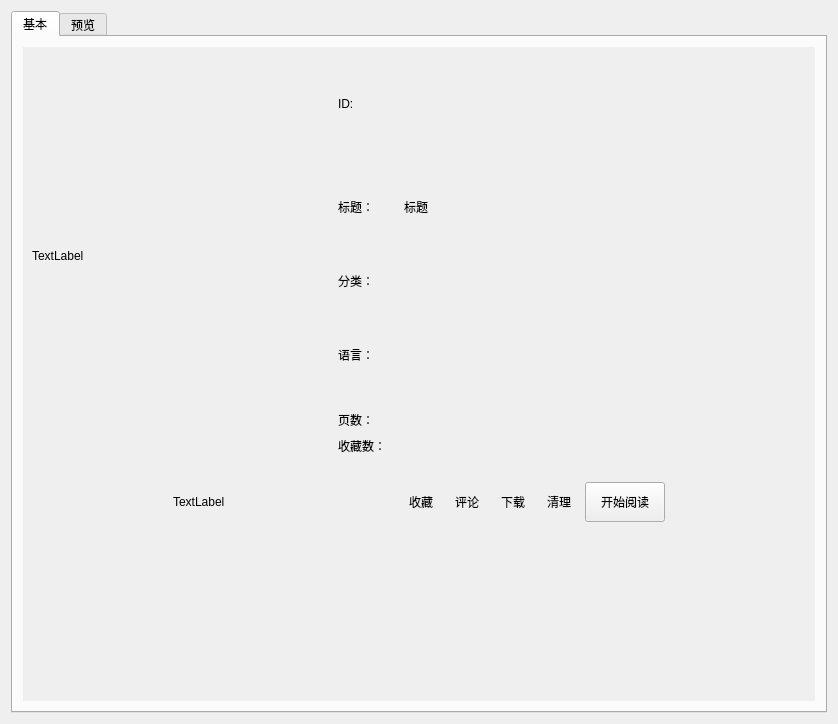
<?xml version="1.0" encoding="UTF-8"?>
<ui version="4.0">
 <class>BookInfo</class>
 <widget class="QWidget" name="BookInfo">
  <property name="geometry">
   <rect>
    <x>0</x>
    <y>0</y>
    <width>838</width>
    <height>724</height>
   </rect>
  </property>
  <property name="windowTitle">
   <string>漫画详情</string>
  </property>
  <property name="styleSheet">
   <string notr="true">QToolButton
{
background-color:transparent;
  border: 0px;
  height: 0px;
  margin: 0px;
  padding: 0px;
  border-right: 0px;
  border-left: 0px;
}
QToolButton:hover  {
background-color:transparent;
  border-right: 0px;
  border-left: 0px;
}

QToolButton:pressed  {
background-color:transparent;
  border-right: 0px;
  border-left: 0px;
}

QToolButton:checked  {
background-color:transparent;
  border-right: 0px;
  border-left: 0px;
}
QListWidget {background-color:transparent;}
QScrollArea {background-color:transparent;}</string>
  </property>
  <layout class="QGridLayout" name="gridLayout_2">
   <item row="0" column="0">
    <widget class="QTabWidget" name="tabWidget">
     <property name="currentIndex">
      <number>0</number>
     </property>
     <widget class="QWidget" name="tab">
      <attribute name="title">
       <string>基本</string>
      </attribute>
      <layout class="QVBoxLayout" name="verticalLayout_2">
       <item>
        <widget class="SmoothScrollArea" name="scrollArea">
         <property name="widgetResizable">
          <bool>true</bool>
         </property>
         <widget class="QWidget" name="scrollAreaWidgetContents">
          <property name="geometry">
           <rect>
            <x>0</x>
            <y>0</y>
            <width>794</width>
            <height>658</height>
           </rect>
          </property>
          <layout class="QVBoxLayout" name="verticalLayout_3">
           <item>
            <layout class="QVBoxLayout" name="verticalLayout">
             <item>
              <layout class="QHBoxLayout" name="horizontalLayout" stretch="0,0">
               <item>
                <widget class="QLabel" name="picture">
                 <property name="minimumSize">
                  <size>
                   <width>300</width>
                   <height>400</height>
                  </size>
                 </property>
                 <property name="text">
                  <string>TextLabel</string>
                 </property>
                </widget>
               </item>
               <item>
                <layout class="QVBoxLayout" name="verticalLayout_6">
                 <item>
                  <layout class="QHBoxLayout" name="horizontalLayout_4">
                   <item>
                    <widget class="QLabel" name="label_4">
                     <property name="minimumSize">
                      <size>
                       <width>60</width>
                       <height>0</height>
                      </size>
                     </property>
                     <property name="maximumSize">
                      <size>
                       <width>60</width>
                       <height>40</height>
                      </size>
                     </property>
                     <property name="text">
                      <string>ID:</string>
                     </property>
                    </widget>
                   </item>
                   <item>
                    <widget class="QLabel" name="idLabel">
                     <property name="text">
                      <string/>
                     </property>
                     <property name="textInteractionFlags">
                      <set>Qt::TextBrowserInteraction</set>
                     </property>
                    </widget>
                   </item>
                  </layout>
                 </item>
                 <item>
                  <layout class="QHBoxLayout" name="horizontalLayout_3">
                   <item>
                    <widget class="QLabel" name="label">
                     <property name="minimumSize">
                      <size>
                       <width>60</width>
                       <height>0</height>
                      </size>
                     </property>
                     <property name="maximumSize">
                      <size>
                       <width>60</width>
                       <height>40</height>
                      </size>
                     </property>
                     <property name="text">
                      <string>标题：</string>
                     </property>
                    </widget>
                   </item>
                   <item>
                    <widget class="QLabel" name="title">
                     <property name="text">
                      <string>标题</string>
                     </property>
                     <property name="textInteractionFlags">
                      <set>Qt::TextBrowserInteraction</set>
                     </property>
                    </widget>
                   </item>
                  </layout>
                 </item>
                 <item>
                  <layout class="QHBoxLayout" name="horizontalLayout_7">
                   <item>
                    <widget class="QLabel" name="label_3">
                     <property name="minimumSize">
                      <size>
                       <width>60</width>
                       <height>0</height>
                      </size>
                     </property>
                     <property name="maximumSize">
                      <size>
                       <width>60</width>
                       <height>40</height>
                      </size>
                     </property>
                     <property name="text">
                      <string>分类：</string>
                     </property>
                    </widget>
                   </item>
                   <item>
                    <widget class="TagListWidget" name="categoryList">
                     <property name="sizePolicy">
                      <sizepolicy hsizetype="Expanding" vsizetype="Minimum">
                       <horstretch>0</horstretch>
                       <verstretch>0</verstretch>
                      </sizepolicy>
                     </property>
                     <property name="maximumSize">
                      <size>
                       <width>16777215</width>
                       <height>40</height>
                      </size>
                     </property>
                     <property name="styleSheet">
                      <string notr="true">QListWidget {background-color:transparent;}
QListWidget::item {
    background-color:rgb(251, 239, 243);
    color: rgb(196, 95, 125);
	border:2px solid red;
    border-radius: 10px;
	border-color:rgb(196, 95, 125);
}
/* 鼠标在按钮上时，按钮颜色 */
 QListWidget::item:hover 
{
    background-color:rgb(21, 85, 154);
    border-radius: 10px;
    color: rgb(0, 0, 0);
}
</string>
                     </property>
                     <property name="frameShape">
                      <enum>QFrame::NoFrame</enum>
                     </property>
                    </widget>
                   </item>
                  </layout>
                 </item>
                 <item>
                  <layout class="QHBoxLayout" name="horizontalLayout_5">
                   <item>
                    <widget class="QLabel" name="label_2">
                     <property name="minimumSize">
                      <size>
                       <width>60</width>
                       <height>0</height>
                      </size>
                     </property>
                     <property name="maximumSize">
                      <size>
                       <width>60</width>
                       <height>40</height>
                      </size>
                     </property>
                     <property name="text">
                      <string>语言：</string>
                     </property>
                    </widget>
                   </item>
                   <item>
                    <widget class="QLabel" name="lanLabel">
                     <property name="text">
                      <string/>
                     </property>
                     <property name="textInteractionFlags">
                      <set>Qt::TextBrowserInteraction</set>
                     </property>
                    </widget>
                   </item>
                  </layout>
                 </item>
                 <item>
                  <layout class="QHBoxLayout" name="horizontalLayout_8">
                   <item>
                    <widget class="QLabel" name="label_6">
                     <property name="minimumSize">
                      <size>
                       <width>60</width>
                       <height>0</height>
                      </size>
                     </property>
                     <property name="maximumSize">
                      <size>
                       <width>60</width>
                       <height>40</height>
                      </size>
                     </property>
                     <property name="text">
                      <string>页数：</string>
                     </property>
                    </widget>
                   </item>
                   <item>
                    <widget class="QLabel" name="pageLabel">
                     <property name="maximumSize">
                      <size>
                       <width>16777215</width>
                       <height>20</height>
                      </size>
                     </property>
                     <property name="text">
                      <string/>
                     </property>
                     <property name="textInteractionFlags">
                      <set>Qt::TextBrowserInteraction</set>
                     </property>
                    </widget>
                   </item>
                  </layout>
                 </item>
                 <item>
                  <layout class="QHBoxLayout" name="horizontalLayout_11">
                   <item>
                    <widget class="QLabel" name="label_13">
                     <property name="minimumSize">
                      <size>
                       <width>60</width>
                       <height>0</height>
                      </size>
                     </property>
                     <property name="maximumSize">
                      <size>
                       <width>60</width>
                       <height>40</height>
                      </size>
                     </property>
                     <property name="text">
                      <string>收藏数：</string>
                     </property>
                    </widget>
                   </item>
                   <item>
                    <widget class="QLabel" name="favoriteLabel">
                     <property name="maximumSize">
                      <size>
                       <width>16777215</width>
                       <height>20</height>
                      </size>
                     </property>
                     <property name="text">
                      <string/>
                     </property>
                     <property name="textInteractionFlags">
                      <set>Qt::TextBrowserInteraction</set>
                     </property>
                    </widget>
                   </item>
                  </layout>
                 </item>
                </layout>
               </item>
              </layout>
             </item>
             <item>
              <spacer name="horizontalSpacer_3">
               <property name="orientation">
                <enum>Qt::Horizontal</enum>
               </property>
               <property name="sizeHint" stdset="0">
                <size>
                 <width>40</width>
                 <height>20</height>
                </size>
               </property>
              </spacer>
             </item>
             <item>
              <layout class="QHBoxLayout" name="horizontalLayout_2">
               <item>
                <spacer name="horizontalSpacer_2">
                 <property name="orientation">
                  <enum>Qt::Horizontal</enum>
                 </property>
                 <property name="sizeHint" stdset="0">
                  <size>
                   <width>40</width>
                   <height>20</height>
                  </size>
                 </property>
                </spacer>
               </item>
               <item>
                <widget class="QLabel" name="updateTick">
                 <property name="enabled">
                  <bool>true</bool>
                 </property>
                 <property name="minimumSize">
                  <size>
                   <width>80</width>
                   <height>0</height>
                  </size>
                 </property>
                 <property name="maximumSize">
                  <size>
                   <width>160</width>
                   <height>20</height>
                  </size>
                 </property>
                 <property name="text">
                  <string>TextLabel</string>
                 </property>
                </widget>
               </item>
               <item>
                <spacer name="horizontalSpacer_4">
                 <property name="orientation">
                  <enum>Qt::Horizontal</enum>
                 </property>
                 <property name="sizeHint" stdset="0">
                  <size>
                   <width>40</width>
                   <height>20</height>
                  </size>
                 </property>
                </spacer>
               </item>
               <item>
                <widget class="IconToolButton" name="favoriteButton">
                 <property name="minimumSize">
                  <size>
                   <width>40</width>
                   <height>40</height>
                  </size>
                 </property>
                 <property name="cursor">
                  <cursorShape>PointingHandCursor</cursorShape>
                 </property>
                 <property name="styleSheet">
                  <string notr="true">background-color:transparent;</string>
                 </property>
                 <property name="text">
                  <string>收藏</string>
                 </property>
                 <property name="icon">
                  <iconset resource="../res/images.qrc">
                   <normaloff>:/png/icon/icon_like_off.png</normaloff>
                   <selectedon>:/png/icon/icon_bookmark_on.png</selectedon>:/png/icon/icon_like_off.png</iconset>
                 </property>
                 <property name="iconSize">
                  <size>
                   <width>50</width>
                   <height>50</height>
                  </size>
                 </property>
                 <property name="checkable">
                  <bool>false</bool>
                 </property>
                 <property name="toolButtonStyle">
                  <enum>Qt::ToolButtonTextBesideIcon</enum>
                 </property>
                </widget>
               </item>
               <item>
                <widget class="IconToolButton" name="commentButton">
                 <property name="minimumSize">
                  <size>
                   <width>40</width>
                   <height>40</height>
                  </size>
                 </property>
                 <property name="cursor">
                  <cursorShape>PointingHandCursor</cursorShape>
                 </property>
                 <property name="styleSheet">
                  <string notr="true">background-color:transparent;</string>
                 </property>
                 <property name="text">
                  <string>评论</string>
                 </property>
                 <property name="icon">
                  <iconset resource="../res/images.qrc">
                   <normaloff>:/png/icon/icon_comment.png</normaloff>:/png/icon/icon_comment.png</iconset>
                 </property>
                 <property name="iconSize">
                  <size>
                   <width>50</width>
                   <height>50</height>
                  </size>
                 </property>
                 <property name="toolButtonStyle">
                  <enum>Qt::ToolButtonTextBesideIcon</enum>
                 </property>
                </widget>
               </item>
               <item>
                <widget class="IconToolButton" name="downloadButton">
                 <property name="minimumSize">
                  <size>
                   <width>40</width>
                   <height>40</height>
                  </size>
                 </property>
                 <property name="cursor">
                  <cursorShape>PointingHandCursor</cursorShape>
                 </property>
                 <property name="styleSheet">
                  <string notr="true">background-color:transparent;</string>
                 </property>
                 <property name="text">
                  <string>下载</string>
                 </property>
                 <property name="icon">
                  <iconset resource="../res/images.qrc">
                   <normaloff>:/png/icon/ic_get_app_black_36dp.png</normaloff>:/png/icon/ic_get_app_black_36dp.png</iconset>
                 </property>
                 <property name="iconSize">
                  <size>
                   <width>50</width>
                   <height>50</height>
                  </size>
                 </property>
                 <property name="toolButtonStyle">
                  <enum>Qt::ToolButtonTextBesideIcon</enum>
                 </property>
                </widget>
               </item>
               <item>
                <widget class="QToolButton" name="clearButton">
                 <property name="minimumSize">
                  <size>
                   <width>40</width>
                   <height>40</height>
                  </size>
                 </property>
                 <property name="text">
                  <string>清理</string>
                 </property>
                 <property name="icon">
                  <iconset resource="../res/images.qrc">
                   <normaloff>:/png/icon/clear_off.png</normaloff>:/png/icon/clear_off.png</iconset>
                 </property>
                 <property name="iconSize">
                  <size>
                   <width>50</width>
                   <height>50</height>
                  </size>
                 </property>
                 <property name="toolButtonStyle">
                  <enum>Qt::ToolButtonTextBesideIcon</enum>
                 </property>
                </widget>
               </item>
               <item>
                <widget class="QPushButton" name="startRead">
                 <property name="minimumSize">
                  <size>
                   <width>0</width>
                   <height>40</height>
                  </size>
                 </property>
                 <property name="maximumSize">
                  <size>
                   <width>16777215</width>
                   <height>40</height>
                  </size>
                 </property>
                 <property name="text">
                  <string>开始阅读</string>
                 </property>
                </widget>
               </item>
               <item>
                <spacer name="horizontalSpacer">
                 <property name="orientation">
                  <enum>Qt::Horizontal</enum>
                 </property>
                 <property name="sizeHint" stdset="0">
                  <size>
                   <width>40</width>
                   <height>20</height>
                  </size>
                 </property>
                </spacer>
               </item>
              </layout>
             </item>
             <item>
              <widget class="QWidget" name="widget" native="true">
               <layout class="QVBoxLayout" name="verticalLayout_4"/>
              </widget>
             </item>
            </layout>
           </item>
          </layout>
         </widget>
        </widget>
       </item>
      </layout>
     </widget>
     <widget class="QWidget" name="tab_2">
      <attribute name="title">
       <string>预览</string>
      </attribute>
      <layout class="QVBoxLayout" name="verticalLayout_5">
       <item>
        <widget class="ComicListWidget" name="preListWidget"/>
       </item>
      </layout>
     </widget>
    </widget>
   </item>
  </layout>
 </widget>
 <customwidgets>
  <customwidget>
   <class>SmoothScrollArea</class>
   <extends>QScrollArea</extends>
   <header location="global">component.scroll_area.smooth_scroll_area.h</header>
   <container>1</container>
  </customwidget>
  <customwidget>
   <class>TagListWidget</class>
   <extends>QListWidget</extends>
   <header location="global">component.list.tag_list_widget.h</header>
  </customwidget>
  <customwidget>
   <class>IconToolButton</class>
   <extends>QToolButton</extends>
   <header location="global">component.button.icon_tool_button.h</header>
  </customwidget>
  <customwidget>
   <class>ComicListWidget</class>
   <extends>QListWidget</extends>
   <header location="global">component.list.comic_list_widget.h</header>
  </customwidget>
 </customwidgets>
 <resources>
  <include location="../res/images.qrc"/>
  <include location="../../18comic-new/res/images.qrc"/>
 </resources>
 <connections>
  <connection>
   <sender>favoriteButton</sender>
   <signal>clicked()</signal>
   <receiver>BookInfo</receiver>
   <slot>AddFavorite()</slot>
   <hints>
    <hint type="sourcelabel">
     <x>323</x>
     <y>469</y>
    </hint>
    <hint type="destinationlabel">
     <x>781</x>
     <y>432</y>
    </hint>
   </hints>
  </connection>
  <connection>
   <sender>downloadButton</sender>
   <signal>clicked()</signal>
   <receiver>BookInfo</receiver>
   <slot>AddDownload()</slot>
   <hints>
    <hint type="sourcelabel">
     <x>506</x>
     <y>469</y>
    </hint>
    <hint type="destinationlabel">
     <x>788</x>
     <y>413</y>
    </hint>
   </hints>
  </connection>
  <connection>
   <sender>startRead</sender>
   <signal>clicked()</signal>
   <receiver>BookInfo</receiver>
   <slot>StartRead()</slot>
   <hints>
    <hint type="sourcelabel">
     <x>689</x>
     <y>469</y>
    </hint>
    <hint type="destinationlabel">
     <x>313</x>
     <y>607</y>
    </hint>
   </hints>
  </connection>
  <connection>
   <sender>commentButton</sender>
   <signal>clicked()</signal>
   <receiver>BookInfo</receiver>
   <slot>OpenComment()</slot>
   <hints>
    <hint type="sourcelabel">
     <x>418</x>
     <y>469</y>
    </hint>
    <hint type="destinationlabel">
     <x>1010</x>
     <y>371</y>
    </hint>
   </hints>
  </connection>
  <connection>
   <sender>clearButton</sender>
   <signal>clicked()</signal>
   <receiver>BookInfo</receiver>
   <slot>ClearCache()</slot>
   <hints>
    <hint type="sourcelabel">
     <x>564</x>
     <y>440</y>
    </hint>
    <hint type="destinationlabel">
     <x>838</x>
     <y>381</y>
    </hint>
   </hints>
  </connection>
 </connections>
 <slots>
  <slot>AddDownload()</slot>
  <slot>AddFavorite()</slot>
  <slot>StartRead()</slot>
  <slot>AddBookLike()</slot>
  <slot>ChangeTab()</slot>
  <slot>OpenComment()</slot>
  <slot>ClearCache()</slot>
 </slots>
</ui>
